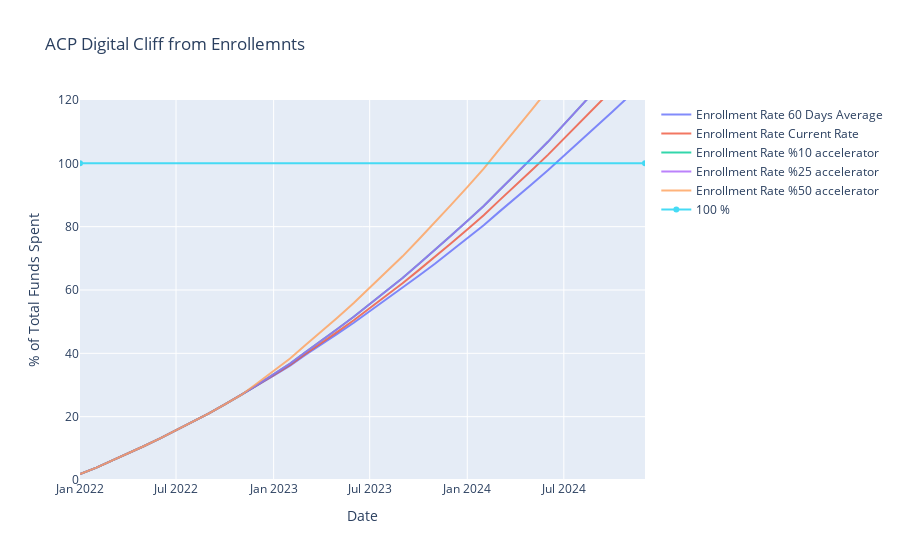

Notebook code cell kept with this figure:
### Code cell
fig=go.Figure()
for col in col_plot:

    data=dfe[col]
    
    ro=dfe[dfe[col]<=100]
    
    p=dfe.iloc[ro.shape[0]-1]
    
    ext=' '.join(col.split()[2:])
    
    enr_r='Enrollment Rate '+' '.join(col.split()[2:])
    lab=new_enr[enr_r]
   
    
    pct=data.shape[0]*[round(p[enr_r],1)]
   # print(pct)
    #txt=p[lab]
    
    fig.add_trace(
        go.Scatter(x=dfe['Data Month'],y=data,name=lab,opacity=0.8,text=pct)
                  )


fig.add_trace(go.Scatter(x=['2022-01-01','2024-12-01'],y=[100,100],name='100 %',opacity=0.8))
fig.update_layout(xaxis_range=['2022-01-01','2024-12-01'],yaxis_range=[0,120], title_text='ACP Digital Cliff from Enrollemnts')
fig.update_yaxes(title_text='% of Total Funds Spent')
fig.update_xaxes(title_text='Date')

off.iplot(fig)
